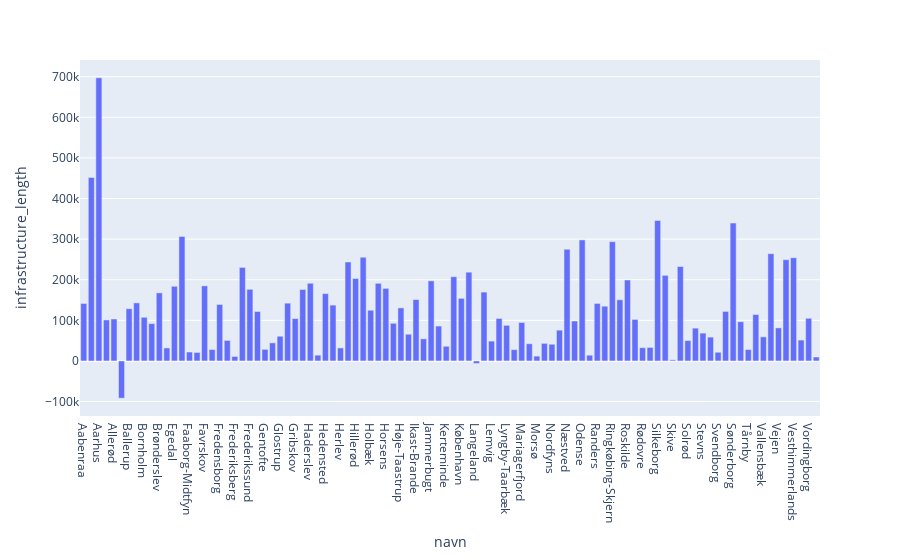

Here is the notebook cell this chart was saved with:
### Code cell
px.bar(diff_df, y='infrastructure_length', x=diff_df.index)

### Figure 1 — Plotly figure (JSON) as saved in the notebook; plotly's stock layout.template omitted (floating-point values rounded to 4 significant figures)
{"data": [{"alignmentgroup": "True", "hovertemplate": "navn=%{x}<br>infrastructure_length=%{y}<extra></extra>", "legendgroup": "", "marker": {"color": "#636efa", "pattern": {"shape": ""}}, "name": "", "offsetgroup": "", "orientation": "v", "showlegend": false, "textposition": "auto", "type": "bar", "x": ["Aabenraa", "Aalborg", "Aarhus", "Albertslund", "Allerød", "Assens", "Ballerup", "Billund", "Bornholm", "Brøndby", "Brønderslev", "Dragør", "Egedal", "Esbjerg", "Faaborg-Midtfyn", "Fanø", "Favrskov", "Faxe", "Fredensborg", "Fredericia", "Frederiksberg", "Frederikshavn", "Frederikssund", "Furesø", "Gentofte", "Gladsaxe", "Glostrup", "Greve", "Gribskov", "Guldborgsund", "Haderslev", "Halsnæs", "Hedensted", "Helsingør", "Herlev", "Herning", "Hillerød", "Hjørring", "Holbæk", "Holstebro", "Horsens", "Hvidovre", "Høje-Taastrup", "Hørsholm", "Ikast-Brande", "Ishøj", "Jammerbugt", "Kalundborg", "Kerteminde", "Kolding", "København", "Køge", "Langeland", "Lejre", "Lemvig", "Lolland", "Lyngby-Taarbæk", "Læsø", "Mariagerfjord", "Middelfart", "Morsø", "Norddjurs", "Nordfyns", "Nyborg", "Næstved", "Odder", "Odense", "Odsherred", "Randers", "Rebild", "Ringkøbing-Skjern", "Ringsted", "Roskilde", "Rudersdal", "Rødovre", "Samsø", "Silkeborg", "Skanderborg", "Skive", "Slagelse", "Solrød", "Sorø", "Stevns", "Struer", "Svendborg", "Syddjurs", "Sønderborg", "Thisted", "Tårnby", "Tønder", "Vallensbæk", "Varde", "Vejen", "Vejle", "Vesthimmerlands", "Viborg", "Vordingborg", "Ærø"], "xaxis": "x", "y": [141600.0, 452000.0, 697300.0, 101100.0, 103400.0, -91720.0, 128700.0, 143000.0, 107500.0, 91940.0, 167700.0, 32060.0, 183900.0, 306600.0, 22060.0, 20980.0, 185000.0, 28190.0, 139100.0, 50550.0, 11050.0, 230400.0, 176400.0, 121800.0, 28570.0, 44580.0, 60900.0, 142400.0, 104400.0, 176100.0, 191400.0, 14240.0, 165900.0, 137500.0, 32150.0, 243600.0, 203000.0, 255500.0, 124900.0, 191200.0, 178800.0, 92730.0, 130600.0, 65840.0, 151200.0, 54500.0, 197400.0, 85990.0, 36160.0, 207500.0, 154200.0, 218600.0, -6285.0, 169600.0, 48900.0, 104600.0, 87730.0, 27860.0, 94700.0, 42470.0, 11910.0, 43330.0, 41200.0, 75830.0, 275100.0, 98340.0, 298100.0, 14230.0, 141700.0, 134900.0, 293700.0, 150700.0, 199400.0, 102300.0, 32720.0, 33350.0, 346000.0, 210800.0, 2770.0, 232600.0, 50240.0, 80840.0, 68540.0, 58740.0, 21440.0, 122000.0, 339500.0, 96710.0, 28050.0, 114400.0, 59370.0, 264200.0, 81420.0, 249500.0, 254200.0, 51380.0, 105100.0, 9735.0], "yaxis": "y"}], "layout": {"barmode": "relative", "legend": {"tracegroupgap": 0}, "margin": {"t": 60}, "xaxis": {"anchor": "y", "domain": [0, 1], "title": {"text": "navn"}}, "yaxis": {"anchor": "x", "domain": [0, 1], "title": {"text": "infrastructure_length"}}}}
